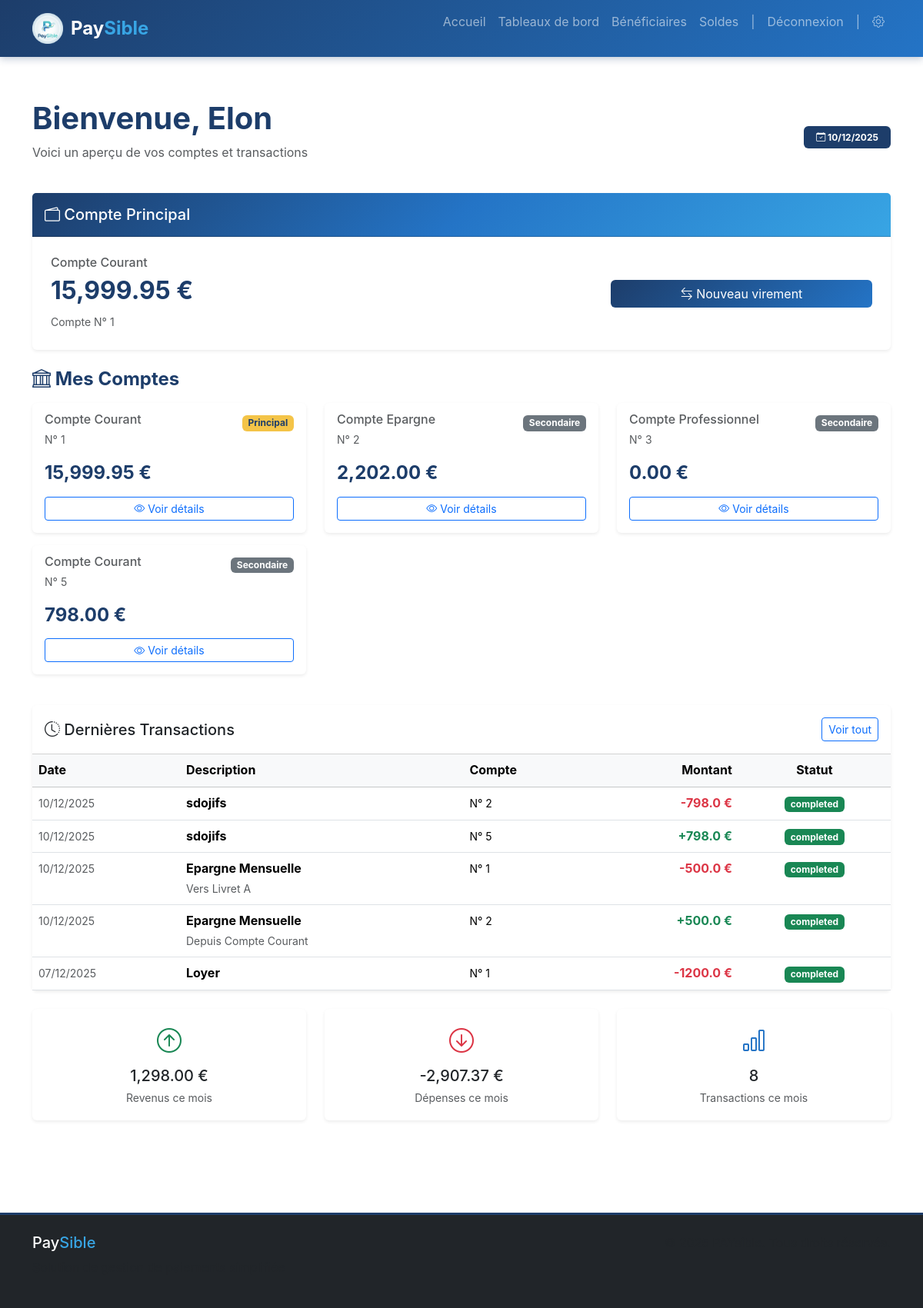
The page / (signed in) on the database its author committed.
### app/models/user.py (models this page shows)
class UserDB(Base):
    __tablename__ = "users"
    id = Column(Integer, primary_key=True, index=True)
    name = Column(String)
    last_name = Column(String)
    phone_number = Column(String)
    address = Column(String)
    email = Column(String, unique=True, index=True)
    creation_date = Column(DateTime, default=datetime.utcnow)
    accounts = relationship("AccountDB", back_populates="owner")

### app/models/account.py (models this page shows)
class AccountDB(Base):
    __tablename__ = "accounts"
    id = Column(Integer, primary_key=True, index=True)
    type = Column(String)  # Ex: Courant, Epargne
    iban = Column(String, unique=True, index=True)
    user_id = Column(Integer, ForeignKey("users.id"))
    owner = relationship("UserDB", back_populates="accounts")
    beneficiaries = relationship("BeneficiaryDB", back_populates="account")
    transaction_entries = relationship("TransactionEntryDB", back_populates="account")

### app/models/transaction.py (models this page shows)
class TransactionDB(Base):
    __tablename__ = "transactions"
    id = Column(Integer, primary_key=True, index=True)
    type = Column(String)
    amount = Column(Float)
    date = Column(DateTime, default=datetime.utcnow)
    description = Column(String)
    entries = relationship("TransactionEntryDB", back_populates="transaction")

class TransactionEntryDB(Base):
    __tablename__ = "transaction_entries"
    id = Column(Integer, primary_key=True, index=True)
    amount = Column(Float)
    type = Column(String) # Debit ou Credit
    description = Column(String)
    account_id = Column(Integer, ForeignKey("accounts.id"))
    transaction_id = Column(Integer, ForeignKey("transactions.id"))
    account = relationship("AccountDB", back_populates="transaction_entries")
    transaction = relationship("TransactionDB", back_populates="entries")

### app/web/routes.py (the view)
@router.get("/", response_class=HTMLResponse)
async def homepage(request: Request, db: Session = Depends(get_db)):
    user_email = get_user_email_from_session(request)
    if user_email:
        user = db.query(UserDB).filter(UserDB.email == user_email).first()
        if not user:
            return RedirectResponse(url="/logout")
        accounts_data = []
        total_balance = 0
        main_account_data = None
        db_accounts = user.accounts
        for index, acc in enumerate(db_accounts):
            bal = get_account_balance(db, acc.id)
            acc_info = {
                "id": acc.id,
                "iban": acc.iban,
                "type": f"Compte {acc.type}",
                "balance": f"{bal:,.2f}",
                "is_main": (index == 0)
            }
            accounts_data.append(acc_info)
            total_balance += bal
            if index == 0:
                main_account_data = acc_info
        user_account_ids = [acc.id for acc in user.accounts]
        recent_entries = db.query(TransactionEntryDB) \
            .join(TransactionDB) \
            .filter(TransactionEntryDB.account_id.in_(user_account_ids)) \
            .order_by(TransactionDB.date.desc()) \
            .limit(5).all()
        transactions_data = []
        for entry in recent_entries:
            transactions_data.append({
                "date": entry.transaction.date.strftime("%d/%m/%Y"),
                "description": entry.transaction.description,
                "details": entry.description if entry.description != entry.transaction.description else "",
                "account_id": entry.account_id,
                "amount": entry.amount,
                "status": "completed"
            })
        current_month = datetime.now().month
        current_year = datetime.now().year
        month_entries = db.query(TransactionEntryDB) \
            .join(TransactionDB) \
            .filter(
            TransactionEntryDB.account_id.in_(user_account_ids),
            extract('month', TransactionDB.date) == current_month,
            extract('year', TransactionDB.date) == current_year
        ).all()
        stats = {
            "total_income": sum(e.amount for e in month_entries if e.amount > 0),
            "total_expenses": sum(e.amount for e in month_entries if e.amount < 0),
            "transaction_count": len(month_entries)
        }
        stats_display = {
            "total_income": f"{stats['total_income']:,.2f}",
            "total_expenses": f"{stats['total_expenses']:,.2f}",
            "transaction_count": stats['transaction_count']
        }
        return templates.TemplateResponse(
            "pages/home.html",
            {
                "request": request,
                "user_email": user.email,
                "user_name": user.name,
                "main_account": main_account_data,
                "accounts": accounts_data,
                "transactions": transactions_data,
                "stats": stats_display,
                "current_date": datetime.now().strftime("%d/%m/%Y")
            }
        )
    return templates.TemplateResponse("index.html", {"request": request, "user_email": None})

### templates/pages/home.html (shortened to what this page needs)
{% extends 'base.html' %}
{% block content %}
<div class="container py-4">
    <div class="row mb-4">
        <div class="col-12">
            <div class="d-flex justify-content-between align-items-center">
                <div>
                    <h1 class="section-title mb-2">Bienvenue, {{ user_name or user_email }}</h1>
                    <p class="text-muted">Voici un aperçu de vos comptes et transactions</p>
                </div>
                <div>
                    <span class="badge bg-primary-paysible px-3 py-2">
                        <i class="bi bi-calendar-check"></i> {{ current_date }}
                    </span>
                </div>
            </div>
        </div>
    </div>
    <div class="row mb-4">
        <div class="col-12">
            <div class="card border-0 shadow-sm">
                <div class="card-header bg-gradient-paysible text-white py-3">
                    <h5 class="mb-0">
                        <i class="bi bi-wallet2"></i> Compte Principal
                    </h5>
                </div>
                <div class="card-body p-4">
                    <div class="row align-items-center">
                        <div class="col-md-8">
                            <h6 class="text-muted mb-2">{{ main_account.type or 'Compte Courant' }}</h6>
                            <h2 class="text-primary-paysible mb-2">
                                <strong>{{ main_account.balance or '0.00' }} €</strong>
                            </h2>
                            <p class="mb-0 text-muted">
                                <small>Compte N° {{ main_account.id or 'XXXXXX' }}</small>
                            </p>
                        </div>
                        <div class="col-md-4 text-md-end">
                            <a href="/virement" class="btn btn-primary-paysible w-100">
                                <i class="bi bi-arrow-left-right"></i> Nouveau virement
                            </a>
                        </div>
                    </div>
                </div>
            </div>
        </div>
    </div>
    <div class="row mb-4">
        <div class="col-12">
            <h4 class="section-title mb-3">
                <i class="bi bi-bank"></i> Mes Comptes
            </h4>
        </div>
        {% if accounts and accounts|length > 0 %}
            {% for account in accounts %}
            <div class="col-md-6 col-lg-4 mb-3">
                <div class="card h-100 border-0 shadow-sm">
                    <div class="card-body">
                        <div class="d-flex justify-content-between align-items-start mb-3">
                            <div>
                                <h6 class="card-subtitle text-muted mb-1">{{ account.type or 'Compte' }}</h6>
                                <small class="text-muted">N° {{ account.id }}</small>
                            </div>
                            <span class="badge {% if account.is_main %}bg-gold-paysible{% else %}bg-secondary{% endif %}">
                                {% if account.is_main %}Principal{% else %}Secondaire{% endif %}
                            </span>
                        </div>
                        <h4 class="text-primary-paysible mb-3">
                            <strong>{{ account.balance or '0.00' }} €</strong>
                        </h4>
                        <a href="/dashboard" class="btn btn-sm btn-outline-primary w-100">
                            <i class="bi bi-eye"></i> Voir détails
                        </a>
                    </div>
                </div>
            </div>
            {% endfor %}
        {% endif %}
    </div>
    <div class="row">
        <div class="col-12">
            <div class="card border-0 shadow-sm">
                <div class="card-header bg-white py-3 d-flex justify-content-between align-items-center">
                    <h5 class="mb-0">
                        <i class="bi bi-clock-history"></i> Dernières Transactions
                    </h5>
                    <a href="#" class="btn btn-sm btn-outline-primary">
                        Voir tout
                    </a>
                </div>
                <div class="card-body p-0">
                    {% if transactions and transactions|length > 0 %}
                        <div class="table-responsive">
                            <table class="table table-hover mb-0">
                                <thead class="table-light">
                                    <tr>
                                        <th>Date</th>
                                        <th>Description</th>
                                        <th>Compte</th>
                                        <th class="text-end">Montant</th>
                                        <th class="text-center">Statut</th>
                                    </tr>
                                </thead>
                                <tbody>
                                    {% for transaction in transactions %}
                                    <tr>
                                        <td>
                                            <small class="text-muted">{{ transaction.date }}</small>
                                        </td>
                                        <td>
                                            <strong>{{ transaction.description or 'Transaction' }}</strong>
                                            <br>
                                            <small class="text-muted">{{ transaction.details or '' }}</small>
                                        </td>
                                        <td>
                                            <small>N° {{ transaction.account_id }}</small>
                                        </td>
                                        <td class="text-end">
                                            <strong class="{% if transaction.amount > 0 %}text-success{% else %}text-danger{% endif %}">
                                                {% if transaction.amount > 0 %}+{% endif %}{{ transaction.amount }} €
                                            </strong>
                                        </td>
                                        <td class="text-center">
                                            <span class="badge {% if transaction.status == 'completed' %}bg-success{% elif transaction.status == 'pending' %}bg-warning{% else %}bg-secondary{% endif %}">
                                                {{ transaction.status_label or transaction.status or 'Complété' }}
                                            </span>
                                        </td>
                                    </tr>
                                    {% endfor %}
                                </tbody>
                            </table>
                        </div>
                    {% else %}
                        <div class="text-center py-5">
                            <i class="bi bi-receipt text-muted" style="font-size: 3rem;"></i>
                            <p class="text-muted mt-3 mb-0">Aucune transaction récente</p>
                        </div>
                    {% endif %}
                </div>
            </div>
        </div>
    </div>
    <div class="row mt-4">
        <div class="col-md-4 mb-3">
            <div class="card border-0 shadow-sm text-center">
                <div class="card-body">
                    <i class="bi bi-arrow-up-circle text-success" style="font-size: 2rem;"></i>
                    <h5 class="mt-2 mb-1">{{ stats.total_income or '0.00' }} €</h5>
                    <p class="text-muted mb-0"><small>Revenus ce mois</small></p>
                </div>
            </div>
        </div>
        <div class="col-md-4 mb-3">
            <div class="card border-0 shadow-sm text-center">
                <div class="card-body">
                    <i class="bi bi-arrow-down-circle text-danger" style="font-size: 2rem;"></i>
                    <h5 class="mt-2 mb-1">{{ stats.total_expenses or '0.00' }} €</h5>
                    <p class="text-muted mb-0"><small>Dépenses ce mois</small></p>
                </div>
            </div>
        </div>
        <div class="col-md-4 mb-3">
            <div class="card border-0 shadow-sm text-center">
                <div class="card-body">
                    <i class="bi bi-bar-chart text-blue-paysible" style="font-size: 2rem;"></i>
                    <h5 class="mt-2 mb-1">{{ stats.transaction_count or '0' }}</h5>
                    <p class="text-muted mb-0"><small>Transactions ce mois</small></p>
                </div>
            </div>
        </div>
    </div>
</div>
{% endblock %}

### rows shown on the page
UserDB: name "Elon"
AccountDB: type "Compte Courant", id "1", shows "Principal", balance "15,999.95"
AccountDB: type "Compte Epargne", id "2", shows "Secondaire", balance "2,202.00"
AccountDB: type "Compte Professionnel", id "3", shows "Secondaire", balance "0.00"
AccountDB: type "Compte Courant", id "5", shows "Secondaire", balance "798.00"

### other values the page prints
{{ current_date }} "10/12/2025"
{{ main_account.type or 'Compte Courant' }} "Compte Courant"
{{ main_account.balance or '0.00' }} "15,999.95"
{{ main_account.id or 'XXXXXX' }} "1"
{{ transaction.date }} "10/12/2025" "10/12/2025" "10/12/2025" "10/12/2025" "07/12/2025"
{{ transaction.account_id }} "2" "5" "1" "2" "1"
{{ transaction.status_label or transaction.status or 'Complété' }} "completed" "completed" "completed" "completed" "completed"
{{ stats.total_income or '0.00' }} "1,298.00"
{{ stats.total_expenses or '0.00' }} "-2,907.37"
{{ stats.transaction_count or '0' }} "8"
